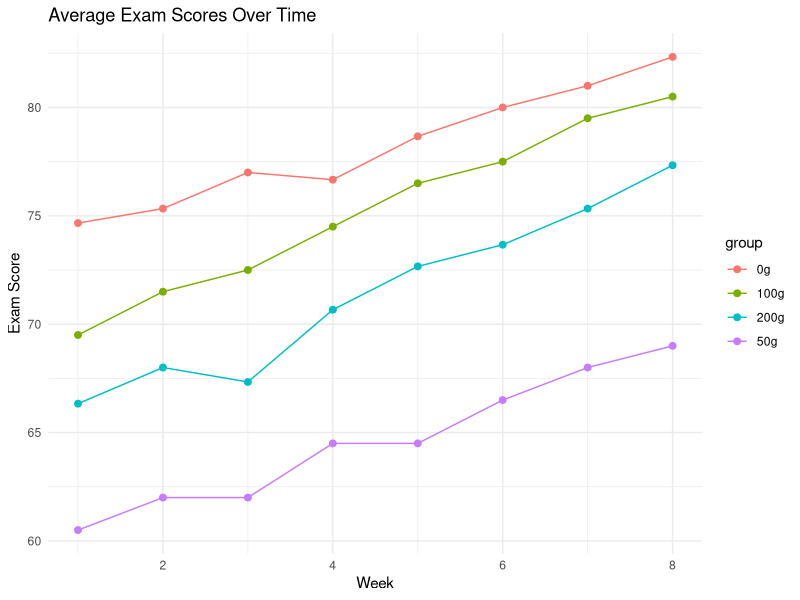

This chart was generated by the following R code:
# Load required libraries
library(readr)
library(dplyr)
library(ggplot2)
library(lme4)
library(lmerTest)

# -----------------------------
# Cell 2
# -----------------------------

# Read CSV file
df <- read.csv("strawberry.csv", sep = ";")

# Display first rows
head(df)

# -----------------------------
# Cell 3
# -----------------------------

# Descriptive statistics by group
df %>%
  group_by(group) %>%
  summarise(
    count = n(),
    mean = mean(exam_score, na.rm = TRUE),
    sd = sd(exam_score, na.rm = TRUE),
    min = min(exam_score, na.rm = TRUE),
    q1 = quantile(exam_score, 0.25, na.rm = TRUE),
    median = median(exam_score, na.rm = TRUE),
    q3 = quantile(exam_score, 0.75, na.rm = TRUE),
    max = max(exam_score, na.rm = TRUE)
  )

# -----------------------------
# Cell 4
# -----------------------------

# Calculate mean scores
mean_scores <- df %>%
  group_by(week, group) %>%
  summarise(
    exam_score = mean(exam_score, na.rm = TRUE),
    .groups = "drop"
  )

# Create line plot
ggplot(mean_scores, aes(x = week, y = exam_score, color = group)) +
  geom_line() +
  geom_point(size = 2) +
  labs(
    title = "Average Exam Scores Over Time",
    x = "Week",
    y = "Exam Score"
  ) +
  theme_minimal()

# -----------------------------
# Cell 5
# -----------------------------

# Mixed-effects linear model
model <- lmer(
  exam_score ~ week + actual_strawberries_g + study_hours + stress_level +
    (1 | participant_id),
  data = df
)

# Show model summary
summary(model)
